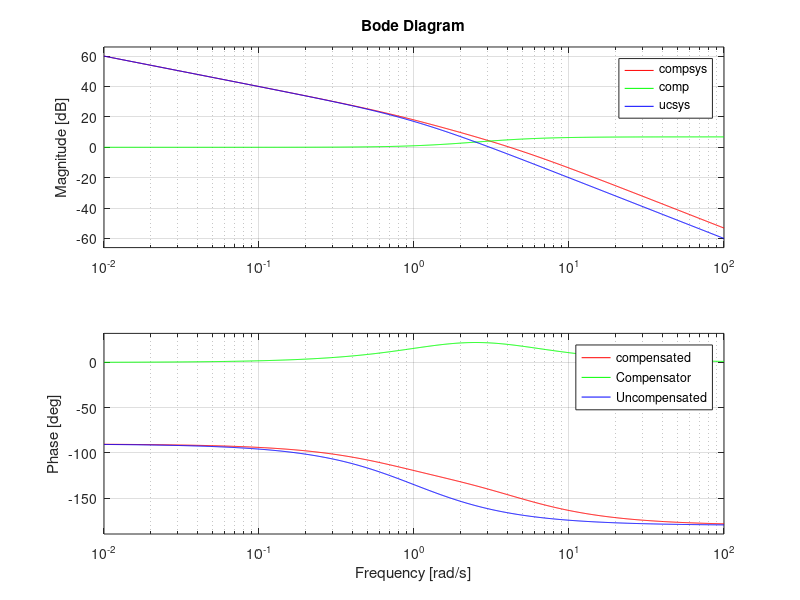

This chart was generated by the following MATLAB code:
%Batch 9 Simulation Results 
num=10;den=[1 1 0];
ucsys=tf(num,den);
s=tf('s');
kvuc=dcgain(s*ucsys);
%uncompensated system
%bode(ucsys),grid on;
[gmuc,pmuc,gcf,pcf]=margin(ucsys);
pm=35-pmuc+5;
alpha=(1-sin(pm*pi/180))/(1+sin(pm*pi/180));
mag=20*log10(1/sqrt(alpha));
gcnew=2.5;
zc=-gcnew*sqrt(alpha);
pc=-gcnew/sqrt(alpha);
comp=zpk([zc],[pc],1/alpha);
%Compensated System
compsys=comp*ucsys;
kv=dcgain(s*compsys);
bode(compsys,'r',comp,'g',ucsys,'b');
legend("compensated","Compensator","Uncompensated");
[gm,pm,gc,pc]=margin(compsys);
hgexport(1,"511883_Results_Lead_compensator.fig");
